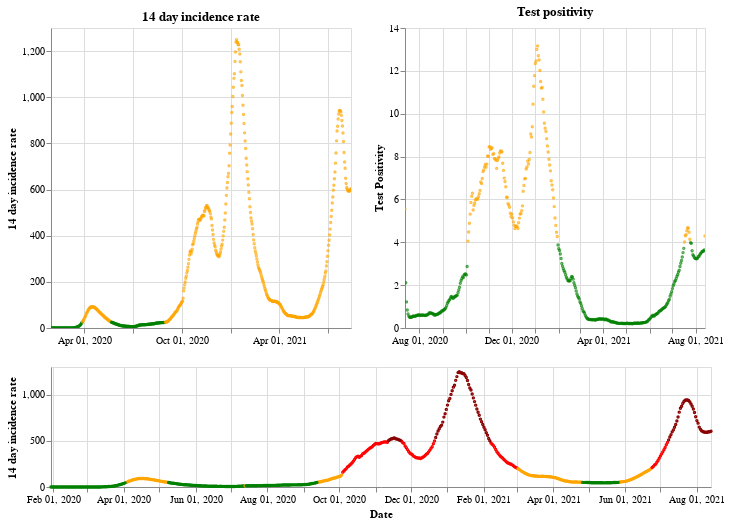

The code cell stored with this chart in its notebook:
### Markdown cell above
## England

### Code cell
plot_traffic_light('England')

### Figure 1 — Vega-Lite specification as saved in the notebook (floating-point values rounded to 4 significant figures; data arrays with more than 128 entries replaced by an {"elided": "..."} marker saying what was removed)
{"config": {"view": {"continuousWidth": 400, "continuousHeight": 300}}, "vconcat": [{"hconcat": [{"mark": {"type": "point", "size": 2}, "encoding": {"color": {"condition": {"value": "green", "test": "(datum.twoWeeklyCasesRate <= 25)"}, "value": "orange"}, "tooltip": [{"type": "nominal", "field": "areaName"}, {"type": "temporal", "field": "date"}, {"type": "quantitative", "field": "twoWeeklyCasesRate"}, {"type": "quantitative", "field": "testPositivity"}], "x": {"type": "temporal", "axis": {"title": ""}, "field": "date", "scale": {"domain": {"selection": "DateBrush"}}, "timeUnit": "yearmonthdate"}, "y": {"type": "quantitative", "axis": {"title": "14 day incidence rate"}, "field": "twoWeeklyCasesRate"}}, "title": "14 day incidence rate", "width": 300}, {"mark": {"type": "point", "size": 2}, "encoding": {"color": {"condition": {"value": "green", "test": "(datum.testPositivity <= 4)"}, "value": "orange"}, "tooltip": [{"type": "nominal", "field": "areaName"}, {"type": "temporal", "field": "date"}, {"type": "quantitative", "field": "twoWeeklyCasesRate"}, {"type": "quantitative", "field": "testPositivity"}], "x": {"type": "temporal", "axis": {"title": ""}, "field": "date", "scale": {"domain": {"selection": "DateBrush"}}, "timeUnit": "yearmonthdate"}, "y": {"type": "quantitative", "axis": {"title": "Test Positivity"}, "field": "testPositivity"}}, "title": "Test positivity", "width": 300}]}, {"layer": [{"mark": {"type": "point", "size": 2}, "encoding": {"color": {"condition": {"value": "orange", "test": "(((datum.testPositivity < 4) && (datum.twoWeeklyCasesRate >= 50)) && (datum.twoWeeklyCasesRate < 200))"}, "value": "red"}, "opacity": {"condition": {"value": 1, "test": "((datum.twoWeeklyCasesRate >= 50) && (datum.twoWeeklyCasesRate < 500))"}, "value": 0}, "tooltip": [{"type": "nominal", "field": "areaName"}, {"type": "temporal", "field": "date"}, {"type": "quantitative", "field": "twoWeeklyCasesRate"}, {"type": "quantitative", "field": "testPositivity"}], "x": {"type": "temporal", "axis": {"title": "Date"}, "field": "date", "timeUnit": "yearmonthdate"}, "y": {"type": "quantitative", "axis": {"title": "14 day incidence rate"}, "field": "twoWeeklyCasesRate"}}, "selection": {"DateBrush": {"type": "interval", "encodings": ["x"], "fields": ["Time"]}}}, {"mark": {"type": "point", "size": 2}, "encoding": {"color": {"value": "darkred"}, "opacity": {"condition": {"value": 1, "test": "(datum.twoWeeklyCasesRate >= 500)"}, "value": 0}, "tooltip": [{"type": "nominal", "field": "areaName"}, {"type": "temporal", "field": "date"}, {"type": "quantitative", "field": "twoWeeklyCasesRate"}, {"type": "quantitative", "field": "testPositivity"}], "x": {"type": "temporal", "axis": {"title": "Date"}, "field": "date", "timeUnit": "yearmonthdate"}, "y": {"type": "quantitative", "axis": {"title": "14 day incidence rate"}, "field": "twoWeeklyCasesRate"}}}, {"mark": {"type": "point", "size": 2}, "encoding": {"color": {"condition": {"value": "green", "test": "((datum.testPositivity < 4) && (datum.twoWeeklyCasesRate < 50))"}, "value": "orange"}, "opacity": {"condition": {"value": 1, "test": "(datum.twoWeeklyCasesRate < 50)"}, "value": 0}, "tooltip": [{"type": "nominal", "field": "areaName"}, {"type": "temporal", "field": "date"}, {"type": "quantitative", "field": "twoWeeklyCasesRate"}, {"type": "quantitative", "field": "testPositivity"}], "x": {"type": "temporal", "axis": {"title": "Date"}, "field": "date", "timeUnit": "yearmonthdate"}, "y": {"type": "quantitative", "axis": {"title": "14 day incidence rate"}, "field": "twoWeeklyCasesRate"}}}], "height": 120, "width": 660}], "data": {"name": "data-b1d77882b361f76f98ab47414627ae7b"}, "$schema": "https://vega.github.io/schema/vega-lite/v4.8.1.json", "datasets": {"data-b1d77882b361f76f98ab47414627ae7b": {"elided": "562 records"}}}
